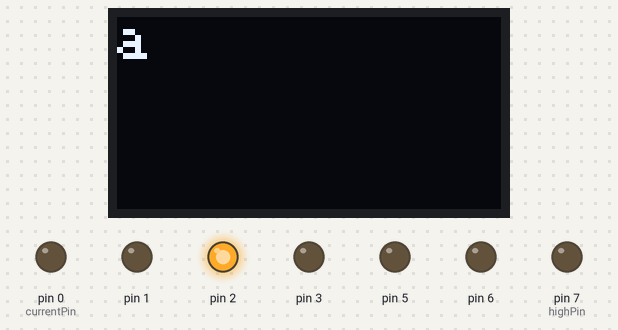
The sketch below on a simulated Arduino Uno, built with avr-gcc and run on an emulated ATmega328P. Shown: 128×64 one-colour display, output pins drawn as LEDs (lit = HIGH). Pins used as bus, display or sensor lines are not drawn.

Above: at 0.47 s.
At 5.71 s:
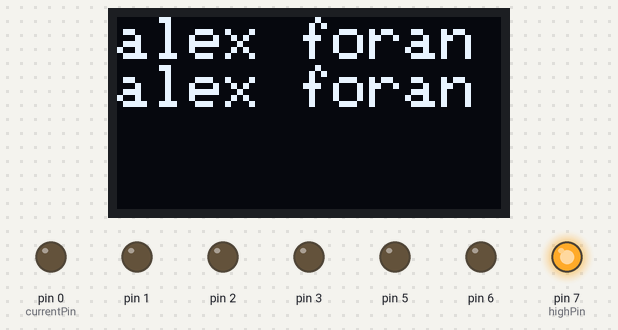
At 11.51 s:
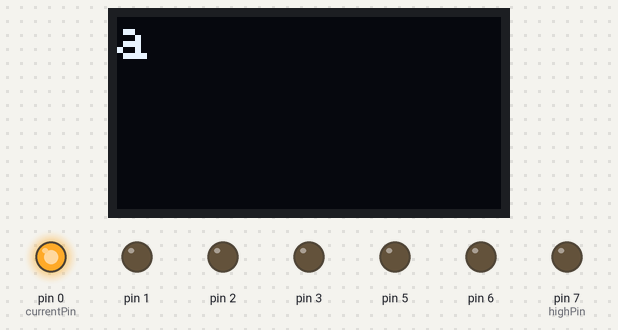
At 20.07 s:
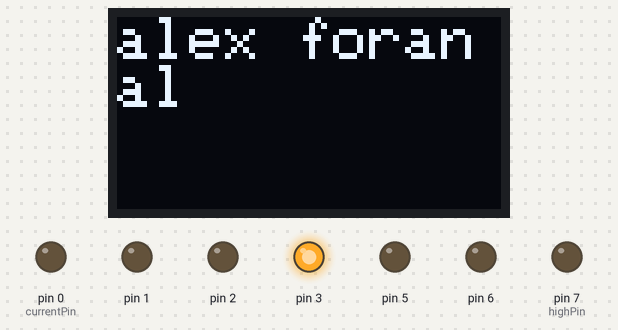
At 29.73 s:
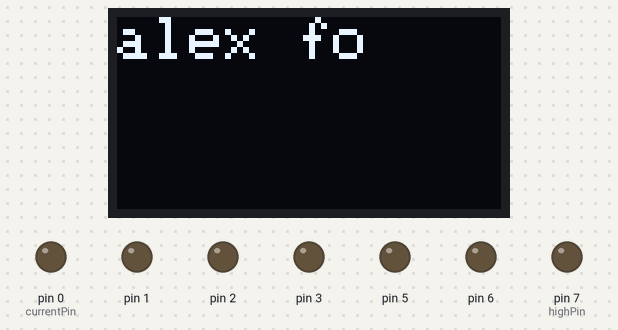
At 39.67 s:
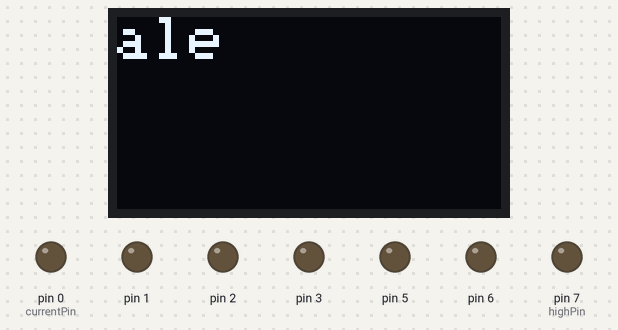
Timing chart, 0 to 40.0 s (numbered marks = the images above):
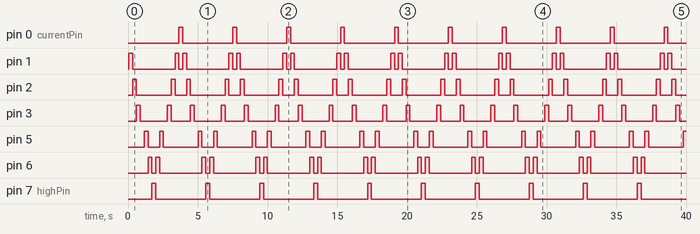

Measured:
- by itself, pin 0 (currentPin), pin 7 (highPin): alternates HIGH for 0.28 s and LOW for 3.6 s
- by itself, pin 1: repeats every 3.9 s: LOW 3.0 s, HIGH 0.28 s, LOW 0.28 s, HIGH 0.28 s
- by itself, pin 2: repeats every 3.9 s: LOW 2.5 s, HIGH 0.28 s, LOW 0.83 s, HIGH 0.28 s
- by itself, pin 3: repeats every 3.9 s: LOW 1.9 s, HIGH 0.28 s, LOW 1.4 s, HIGH 0.28 s
- by itself, pin 5: repeats every 3.9 s: LOW 0.83 s, HIGH 0.28 s, LOW 2.5 s, HIGH 0.28 s
- by itself, pin 6: repeats every 3.9 s: LOW 0.28 s, HIGH 0.28 s, LOW 3.0 s, HIGH 0.28 s

The sketch:

v2.ino
```cpp
#include "Adafruit_SSD1306.h"

#define lowPin 0
#define highPin 7
#define sleepMS 250
#define text "alex foran"
#define textLen 10
#define textMax 20

Adafruit_SSD1306 display(4);

int currentPin;
int dir;

int counter = 0;

void setup() {
  for (int i=lowPin; i<=highPin; i++) {
    pinMode(i, OUTPUT);
  }
  currentPin = 0;
  dir = 1;

  // reconfigure if you have a different display
  display.begin(SSD1306_SWITCHCAPVCC, 0x3C);
  display.clearDisplay();
  display.setTextSize(2);
  display.setTextColor(WHITE);
  display.setCursor(0,0);
  display.display();
}


void loop() {
  digitalWrite(currentPin, LOW);
  currentPin += dir;
  if ((dir > 0 && currentPin == highPin) || (dir < 0 && currentPin == lowPin)) {
    dir *= -1;
  }
  digitalWrite(currentPin, HIGH);
  delay(sleepMS);

  if (counter >= textMax) {
    counter = 0;
    display.clearDisplay();
    display.setCursor(0, 0);
  }

  display.print(text[counter % textLen]);
  display.display();
  counter++;
}
```
